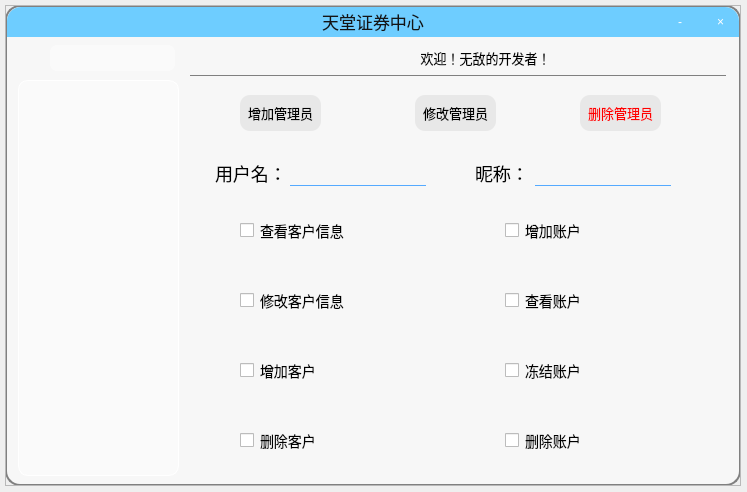
<?xml version="1.0" encoding="UTF-8"?>
<ui version="4.0">
 <class>Index_admin</class>
 <widget class="QWidget" name="Index_admin">
  <property name="geometry">
   <rect>
    <x>0</x>
    <y>0</y>
    <width>747</width>
    <height>492</height>
   </rect>
  </property>
  <property name="windowTitle">
   <string>天堂证券中心</string>
  </property>
  <widget class="QFrame" name="frame_window">
   <property name="geometry">
    <rect>
     <x>5</x>
     <y>5</y>
     <width>736</width>
     <height>481</height>
    </rect>
   </property>
   <property name="styleSheet">
    <string notr="true">QFrame[objectName=&quot;frame_window&quot;]
{
	border-radius:15px;
}</string>
   </property>
   <property name="frameShape">
    <enum>QFrame::StyledPanel</enum>
   </property>
   <property name="frameShadow">
    <enum>QFrame::Raised</enum>
   </property>
   <widget class="QPushButton" name="btn_close">
    <property name="geometry">
     <rect>
      <x>695</x>
      <y>2</y>
      <width>41</width>
      <height>30</height>
     </rect>
    </property>
    <property name="styleSheet">
     <string notr="true">QPushButton
{
	color:white;
	border-top-right-radius:14px;
	font: 20pt &quot;Calibri&quot;;/*字体*/
	background-color: rgba(255, 255, 255,0);/*背景色*/
	border:0px;
}
QPushButton:hover
{
	background-color: rgba(255, 255, 255,0.5);
	color: rgb(255, 0, 0);
}

</string>
    </property>
    <property name="text">
     <string>×</string>
    </property>
   </widget>
   <widget class="QPushButton" name="btn_minimize">
    <property name="geometry">
     <rect>
      <x>655</x>
      <y>2</y>
      <width>40</width>
      <height>30</height>
     </rect>
    </property>
    <property name="styleSheet">
     <string notr="true">QPushButton
{
	color:white;
	font: 20pt &quot;Calibri&quot;;/*字体*/
	background-color: rgba(255, 255, 255,0);/*背景色*/
	border:0px;
}
QPushButton:hover
{
	background-color: rgba(255, 255, 255,0.5);
	color: rgb(0, 0, 0)
}

</string>
    </property>
    <property name="text">
     <string>-</string>
    </property>
   </widget>
   <widget class="QLabel" name="lbl_title">
    <property name="geometry">
     <rect>
      <x>2</x>
      <y>2</y>
      <width>732</width>
      <height>30</height>
     </rect>
    </property>
    <property name="styleSheet">
     <string notr="true">font:17px;
color:rgb(20,20,20);
padding-bottom:1px;
border-top-left-radius:14px;
border-top-right-radius:14px;
background-color: rgb(110, 205, 255)</string>
    </property>
    <property name="text">
     <string>天堂证券中心</string>
    </property>
    <property name="alignment">
     <set>Qt::AlignCenter</set>
    </property>
   </widget>
   <widget class="QListView" name="lv_members">
    <property name="geometry">
     <rect>
      <x>13</x>
      <y>75</y>
      <width>161</width>
      <height>396</height>
     </rect>
    </property>
    <property name="styleSheet">
     <string notr="true">QListView
{
	border:1px solid white;
	border-radius:10px;
	background-color: rgb(250, 250, 250);
	outline:0px;
	font:14px;
}

QListView::item
{
	height:25px;
	border-radius:10px;
}

QListView::item:hover
{
	background-color: rgb(110, 205, 255);
	height:25px;
	border-radius:10px;
}

QListView::item:selected
{
	background-color: rgb(85, 170, 255);
	border-radius:10px;
	color:black;
}</string>
    </property>
   </widget>
   <widget class="QLineEdit" name="le_search">
    <property name="geometry">
     <rect>
      <x>45</x>
      <y>40</y>
      <width>125</width>
      <height>26</height>
     </rect>
    </property>
    <property name="styleSheet">
     <string notr="true">border:0px solid gray;
border-radius:7px;
padding-left:3px;
padding-bottom:2px;
font:13px;
background-color: rgb(250, 250, 250);</string>
    </property>
    <property name="text">
     <string/>
    </property>
   </widget>
   <widget class="QCheckBox" name="cb_1">
    <property name="geometry">
     <rect>
      <x>235</x>
      <y>205</y>
      <width>156</width>
      <height>41</height>
     </rect>
    </property>
    <property name="styleSheet">
     <string notr="true">QCheckBox
{
	font-size:14px;
	border-radius:2px;
}

QCheckBox::indicator:hover
{
	width:25px;
	height:25px;

}

QCheckBox::indicator:unchecked
{
	width:25px;
	height:25px;
	image:url(Resources/CheckedBox/unchecked.png);
}

QCheckBox::indicator:unchecked:hover
{
	image:url(Resources/CheckedBox/unchecked_hover.png);
}

QCheckBox::indicator:checked
{
	image:url(Resources/CheckedBox/checked.png);
}

QCheckBox::indicator:checked:hover
{
	image:url(Resources/CheckedBox/checked_hover.png);
}</string>
    </property>
    <property name="text">
     <string>查看客户信息</string>
    </property>
   </widget>
   <widget class="QCheckBox" name="cb_4">
    <property name="geometry">
     <rect>
      <x>235</x>
      <y>415</y>
      <width>156</width>
      <height>41</height>
     </rect>
    </property>
    <property name="styleSheet">
     <string notr="true">QCheckBox
{
	font-size:14px;
	border-radius:2px;
}

QCheckBox::indicator:hover
{
	width:25px;
	height:25px;

}

QCheckBox::indicator:unchecked
{
	width:25px;
	height:25px;
	image:url(Resources/CheckedBox/unchecked.png);
}

QCheckBox::indicator:unchecked:hover
{
	image:url(Resources/CheckedBox/unchecked_hover.png);
}

QCheckBox::indicator:checked
{
	image:url(Resources/CheckedBox/checked.png);
}

QCheckBox::indicator:checked:hover
{
	image:url(Resources/CheckedBox/checked_hover.png);
}</string>
    </property>
    <property name="text">
     <string>删除客户</string>
    </property>
   </widget>
   <widget class="QCheckBox" name="cb_5">
    <property name="geometry">
     <rect>
      <x>500</x>
      <y>205</y>
      <width>156</width>
      <height>41</height>
     </rect>
    </property>
    <property name="styleSheet">
     <string notr="true">QCheckBox
{
	font-size:14px;
	border-radius:2px;
}

QCheckBox::indicator:hover
{
	width:25px;
	height:25px;

}

QCheckBox::indicator:unchecked
{
	width:25px;
	height:25px;
	image:url(Resources/CheckedBox/unchecked.png);
}

QCheckBox::indicator:unchecked:hover
{
	image:url(Resources/CheckedBox/unchecked_hover.png);
}

QCheckBox::indicator:checked
{
	image:url(Resources/CheckedBox/checked.png);
}

QCheckBox::indicator:checked:hover
{
	image:url(Resources/CheckedBox/checked_hover.png);
}</string>
    </property>
    <property name="text">
     <string>增加账户</string>
    </property>
   </widget>
   <widget class="QCheckBox" name="cb_3">
    <property name="geometry">
     <rect>
      <x>235</x>
      <y>345</y>
      <width>156</width>
      <height>41</height>
     </rect>
    </property>
    <property name="styleSheet">
     <string notr="true">QCheckBox
{
	font-size:14px;
	border-radius:2px;
}

QCheckBox::indicator:hover
{
	width:25px;
	height:25px;

}

QCheckBox::indicator:unchecked
{
	width:25px;
	height:25px;
	image:url(Resources/CheckedBox/unchecked.png);
}

QCheckBox::indicator:unchecked:hover
{
	image:url(Resources/CheckedBox/unchecked_hover.png);
}

QCheckBox::indicator:checked
{
	image:url(Resources/CheckedBox/checked.png);
}

QCheckBox::indicator:checked:hover
{
	image:url(Resources/CheckedBox/checked_hover.png);
}</string>
    </property>
    <property name="text">
     <string>增加客户</string>
    </property>
   </widget>
   <widget class="QCheckBox" name="cb_2">
    <property name="geometry">
     <rect>
      <x>235</x>
      <y>275</y>
      <width>156</width>
      <height>41</height>
     </rect>
    </property>
    <property name="styleSheet">
     <string notr="true">QCheckBox
{
	font-size:14px;
	border-radius:2px;
}

QCheckBox::indicator:hover
{
	width:25px;
	height:25px;

}

QCheckBox::indicator:unchecked
{
	width:25px;
	height:25px;
	image:url(Resources/CheckedBox/unchecked.png);
}

QCheckBox::indicator:unchecked:hover
{
	image:url(Resources/CheckedBox/unchecked_hover.png);
}

QCheckBox::indicator:checked
{
	image:url(Resources/CheckedBox/checked.png);
}

QCheckBox::indicator:checked:hover
{
	image:url(Resources/CheckedBox/checked_hover.png);
}</string>
    </property>
    <property name="text">
     <string>修改客户信息</string>
    </property>
   </widget>
   <widget class="QCheckBox" name="cb_6">
    <property name="geometry">
     <rect>
      <x>500</x>
      <y>275</y>
      <width>156</width>
      <height>41</height>
     </rect>
    </property>
    <property name="styleSheet">
     <string notr="true">QCheckBox
{
	font-size:14px;
	border-radius:2px;
}

QCheckBox::indicator:hover
{
	width:25px;
	height:25px;

}

QCheckBox::indicator:unchecked
{
	width:25px;
	height:25px;
	image:url(Resources/CheckedBox/unchecked.png);
}

QCheckBox::indicator:unchecked:hover
{
	image:url(Resources/CheckedBox/unchecked_hover.png);
}

QCheckBox::indicator:checked
{
	image:url(Resources/CheckedBox/checked.png);
}

QCheckBox::indicator:checked:hover
{
	image:url(Resources/CheckedBox/checked_hover.png);
}</string>
    </property>
    <property name="text">
     <string>查看账户</string>
    </property>
   </widget>
   <widget class="QCheckBox" name="cb_7">
    <property name="geometry">
     <rect>
      <x>500</x>
      <y>345</y>
      <width>156</width>
      <height>41</height>
     </rect>
    </property>
    <property name="styleSheet">
     <string notr="true">QCheckBox
{
	font-size:14px;
	border-radius:2px;
}

QCheckBox::indicator:hover
{
	width:25px;
	height:25px;

}

QCheckBox::indicator:unchecked
{
	width:25px;
	height:25px;
	image:url(Resources/CheckedBox/unchecked.png);
}

QCheckBox::indicator:unchecked:hover
{
	image:url(Resources/CheckedBox/unchecked_hover.png);
}

QCheckBox::indicator:checked
{
	image:url(Resources/CheckedBox/checked.png);
}

QCheckBox::indicator:checked:hover
{
	image:url(Resources/CheckedBox/checked_hover.png);
}</string>
    </property>
    <property name="text">
     <string>冻结账户</string>
    </property>
   </widget>
   <widget class="QCheckBox" name="cb_8">
    <property name="geometry">
     <rect>
      <x>500</x>
      <y>415</y>
      <width>156</width>
      <height>41</height>
     </rect>
    </property>
    <property name="styleSheet">
     <string notr="true">QCheckBox
{
	font-size:14px;
	border-radius:2px;
}

QCheckBox::indicator:hover
{
	width:25px;
	height:25px;

}

QCheckBox::indicator:unchecked
{
	width:25px;
	height:25px;
	image:url(Resources/CheckedBox/unchecked.png);
}

QCheckBox::indicator:unchecked:hover
{
	image:url(Resources/CheckedBox/unchecked_hover.png);
}

QCheckBox::indicator:checked
{
	image:url(Resources/CheckedBox/checked.png);
}

QCheckBox::indicator:checked:hover
{
	image:url(Resources/CheckedBox/checked_hover.png);
}</string>
    </property>
    <property name="text">
     <string>删除账户</string>
    </property>
   </widget>
   <widget class="QPushButton" name="btn_add_admin">
    <property name="geometry">
     <rect>
      <x>235</x>
      <y>90</y>
      <width>81</width>
      <height>36</height>
     </rect>
    </property>
    <property name="styleSheet">
     <string notr="true">QPushButton
{
	border:0px solid gray;
	border-radius:10px;
	background-color: rgb(232, 232, 232);
	font:13px;
}
QPushButton::hover
{
	border:2px solid rgb(0, 170, 255);
}
</string>
    </property>
    <property name="text">
     <string>增加管理员</string>
    </property>
   </widget>
   <widget class="QPushButton" name="btn_edit_admin">
    <property name="geometry">
     <rect>
      <x>410</x>
      <y>90</y>
      <width>81</width>
      <height>36</height>
     </rect>
    </property>
    <property name="styleSheet">
     <string notr="true">QPushButton
{
	border:0px solid gray;
	border-radius:10px;
	background-color: rgb(232, 232, 232);
	font:13px;
}
QPushButton::hover
{
	border:2px solid rgb(0, 170, 255);
}
</string>
    </property>
    <property name="text">
     <string>修改管理员</string>
    </property>
   </widget>
   <widget class="QPushButton" name="btn_remove_admin">
    <property name="geometry">
     <rect>
      <x>575</x>
      <y>90</y>
      <width>81</width>
      <height>36</height>
     </rect>
    </property>
    <property name="styleSheet">
     <string notr="true">QPushButton
{
	border:0px solid gray;
	border-radius:10px;
	background-color: rgb(232, 232, 232);
	color:red;
	font:13px;
}
QPushButton::hover
{
	border:2px solid red;
}
</string>
    </property>
    <property name="text">
     <string>删除管理员</string>
    </property>
   </widget>
   <widget class="QLineEdit" name="le_username">
    <property name="geometry">
     <rect>
      <x>530</x>
      <y>150</y>
      <width>136</width>
      <height>31</height>
     </rect>
    </property>
    <property name="styleSheet">
     <string notr="true">QLineEdit
{
	
	background-color: rgba(255, 255, 255,0);
	border:1px solid white;
	border-left-color: rgba(255, 255, 255,0);
	border-right-color: rgba(255, 255, 255,0);
	border-top-color: rgba(255, 255, 255,0);
	border-bottom-color: rgb(85, 170, 255);
	font: 15pt &quot;Calibri&quot;;
}
QLineEdit:hover
{
	border-bottom-color: rgba(85, 170, 255,0.6);
}</string>
    </property>
    <property name="alignment">
     <set>Qt::AlignCenter</set>
    </property>
   </widget>
   <widget class="QLabel" name="lbl_account">
    <property name="geometry">
     <rect>
      <x>210</x>
      <y>155</y>
      <width>71</width>
      <height>26</height>
     </rect>
    </property>
    <property name="styleSheet">
     <string notr="true">font:18px</string>
    </property>
    <property name="text">
     <string>用户名：</string>
    </property>
   </widget>
   <widget class="QLabel" name="lbl_username">
    <property name="geometry">
     <rect>
      <x>470</x>
      <y>155</y>
      <width>51</width>
      <height>26</height>
     </rect>
    </property>
    <property name="styleSheet">
     <string notr="true">font:18px</string>
    </property>
    <property name="text">
     <string>昵称：</string>
    </property>
   </widget>
   <widget class="QLineEdit" name="le_account">
    <property name="geometry">
     <rect>
      <x>285</x>
      <y>150</y>
      <width>136</width>
      <height>31</height>
     </rect>
    </property>
    <property name="styleSheet">
     <string notr="true">QLineEdit
{
	
	background-color: rgba(255, 255, 255,0);
	border:1px solid white;
	border-left-color: rgba(255, 255, 255,0);
	border-right-color: rgba(255, 255, 255,0);
	border-top-color: rgba(255, 255, 255,0);
	border-bottom-color: rgb(85, 170, 255);
	font: 15pt &quot;Calibri&quot;;
}
QLineEdit:hover
{
	border-bottom-color: rgba(85, 170, 255,0.6);
}</string>
    </property>
    <property name="alignment">
     <set>Qt::AlignCenter</set>
    </property>
   </widget>
   <zorder>lbl_title</zorder>
   <zorder>btn_close</zorder>
   <zorder>btn_minimize</zorder>
   <zorder>lv_members</zorder>
   <zorder>le_search</zorder>
   <zorder>cb_1</zorder>
   <zorder>cb_4</zorder>
   <zorder>cb_5</zorder>
   <zorder>cb_3</zorder>
   <zorder>cb_2</zorder>
   <zorder>cb_6</zorder>
   <zorder>cb_7</zorder>
   <zorder>cb_8</zorder>
   <zorder>btn_add_admin</zorder>
   <zorder>btn_edit_admin</zorder>
   <zorder>btn_remove_admin</zorder>
   <zorder>le_username</zorder>
   <zorder>lbl_account</zorder>
   <zorder>lbl_username</zorder>
   <zorder>le_account</zorder>
  </widget>
  <widget class="QFrame" name="frame_blur">
   <property name="geometry">
    <rect>
     <x>5</x>
     <y>5</y>
     <width>736</width>
     <height>481</height>
    </rect>
   </property>
   <property name="styleSheet">
    <string notr="true">background-color:rgba(248, 248, 248,0.9);
border:2px solid gray;
border-radius:15px;</string>
   </property>
   <property name="frameShape">
    <enum>QFrame::StyledPanel</enum>
   </property>
   <property name="frameShadow">
    <enum>QFrame::Raised</enum>
   </property>
  </widget>
  <widget class="QLabel" name="lbl_search">
   <property name="geometry">
    <rect>
     <x>18</x>
     <y>48</y>
     <width>23</width>
     <height>23</height>
    </rect>
   </property>
   <property name="styleSheet">
    <string notr="true">border-image:url(Resources/find_25x25.png);</string>
   </property>
   <property name="text">
    <string/>
   </property>
  </widget>
  <widget class="QLabel" name="lbl_state">
   <property name="geometry">
    <rect>
     <x>200</x>
     <y>45</y>
     <width>571</width>
     <height>26</height>
    </rect>
   </property>
   <property name="styleSheet">
    <string notr="true">background-color: rgba(85, 255, 255,0);
border:0px;
font: 13px;</string>
   </property>
   <property name="text">
    <string>欢迎！无敌的开发者！</string>
   </property>
   <property name="alignment">
    <set>Qt::AlignCenter</set>
   </property>
  </widget>
  <widget class="QLabel" name="lbl_state_div">
   <property name="geometry">
    <rect>
     <x>190</x>
     <y>75</y>
     <width>536</width>
     <height>1</height>
    </rect>
   </property>
   <property name="styleSheet">
    <string notr="true">background-color: rgba(85, 255, 255,0);
border:1px solid gray;
font: 13px;</string>
   </property>
   <property name="text">
    <string/>
   </property>
   <property name="alignment">
    <set>Qt::AlignCenter</set>
   </property>
  </widget>
  <zorder>frame_blur</zorder>
  <zorder>frame_window</zorder>
  <zorder>lbl_search</zorder>
  <zorder>lbl_state</zorder>
  <zorder>lbl_state_div</zorder>
 </widget>
 <layoutdefault spacing="6" margin="11"/>
 <resources/>
 <connections>
  <connection>
   <sender>btn_minimize</sender>
   <signal>clicked()</signal>
   <receiver>Index_admin</receiver>
   <slot>btn_minimize_click()</slot>
   <hints>
    <hint type="sourcelabel">
     <x>735</x>
     <y>17</y>
    </hint>
    <hint type="destinationlabel">
     <x>712</x>
     <y>0</y>
    </hint>
   </hints>
  </connection>
  <connection>
   <sender>btn_close</sender>
   <signal>clicked()</signal>
   <receiver>Index_admin</receiver>
   <slot>btn_close_click()</slot>
   <hints>
    <hint type="sourcelabel">
     <x>770</x>
     <y>20</y>
    </hint>
    <hint type="destinationlabel">
     <x>653</x>
     <y>0</y>
    </hint>
   </hints>
  </connection>
  <connection>
   <sender>btn_add_admin</sender>
   <signal>clicked()</signal>
   <receiver>Index_admin</receiver>
   <slot>btn_add_admin_click()</slot>
   <hints>
    <hint type="sourcelabel">
     <x>282</x>
     <y>110</y>
    </hint>
    <hint type="destinationlabel">
     <x>311</x>
     <y>-9</y>
    </hint>
   </hints>
  </connection>
  <connection>
   <sender>lv_members</sender>
   <signal>clicked(QModelIndex)</signal>
   <receiver>Index_admin</receiver>
   <slot>lv_members_click(QModelIndex)</slot>
   <hints>
    <hint type="sourcelabel">
     <x>97</x>
     <y>139</y>
    </hint>
    <hint type="destinationlabel">
     <x>103</x>
     <y>-11</y>
    </hint>
   </hints>
  </connection>
  <connection>
   <sender>btn_remove_admin</sender>
   <signal>clicked()</signal>
   <receiver>Index_admin</receiver>
   <slot>btn_remove_admin_click()</slot>
   <hints>
    <hint type="sourcelabel">
     <x>623</x>
     <y>112</y>
    </hint>
    <hint type="destinationlabel">
     <x>577</x>
     <y>-9</y>
    </hint>
   </hints>
  </connection>
  <connection>
   <sender>btn_edit_admin</sender>
   <signal>clicked()</signal>
   <receiver>Index_admin</receiver>
   <slot>btn_edit_admin_click()</slot>
   <hints>
    <hint type="sourcelabel">
     <x>437</x>
     <y>108</y>
    </hint>
    <hint type="destinationlabel">
     <x>399</x>
     <y>-18</y>
    </hint>
   </hints>
  </connection>
 </connections>
 <slots>
  <slot>btn_minimize_click()</slot>
  <slot>btn_close_click()</slot>
  <slot>lv_members_click(QModelIndex)</slot>
  <slot>btn_add_admin_click()</slot>
  <slot>btn_remove_admin_click()</slot>
  <slot>btn_edit_admin_click()</slot>
 </slots>
</ui>
